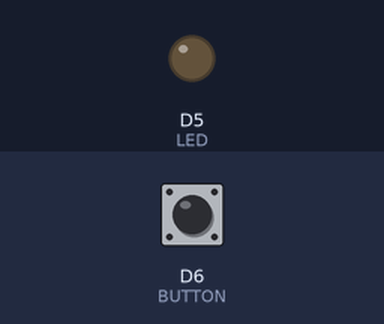
This sketch was run on a simulated ESP8266 (NodeMCU). Parts: output pins drawn as LEDs (lit = HIGH). The test bench sets the inputs (shaded band); at power-on: D6 (BUTTON) LOW.

Above: at 1.2 s.
1.3 s: D6 (BUTTON) pulled HIGH for 0.15 s
At 1.4 s:
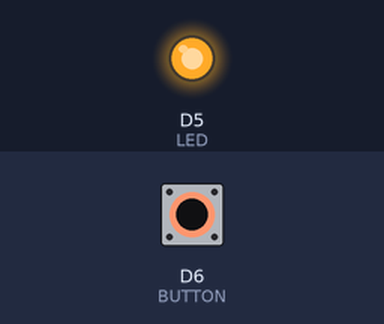
3.0 s: D6 (BUTTON) pulled HIGH for 3.2 s
At 7.1 s:
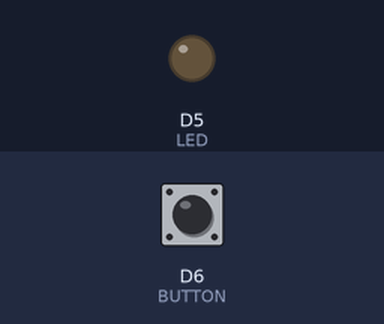
Timing chart, 0 to 8.6 s (numbered marks = the images above; inputs shaded):
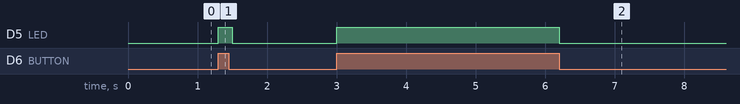

Measured:
- after the input at 1.3 s, D5 (LED): LOW → HIGH at once, → LOW 0.20 s later
- after the input at 3.0 s, D5 (LED): LOW → HIGH at once, → LOW 3.2 s later

The sketch:

EX_05_DigitalInput_Output_LED_BUTT.ino
```cpp
#include <ESP8266WiFi.h>

#define BUTTON D6 //นิยามค่าคงที่ ที่ชื่อว่า BUTTON และค่าคงที่นั้นคือ D5
#define LED D5 //นิยามค่าคงที่ ที่ชื่อว่า LED และค่าคงที่นั้นคือ D5

void setup() {

  pinMode(BUTTON,INPUT); //ประกาศใช้ DigitalIO ในโหมด INPUT ที่ขา BUTTON(D6)
  pinMode(LED,OUTPUT); //ประกาศใช้ DigitalIO ในโหมด OUTPUT ที่ขา LED(D5)
  digitalWrite(LED,LOW); //คำสั่งให้ค่า OUTPUT ที่ขา LED เป็น LOW

}

void loop() {

  if(digitalRead(BUTTON) == 1){ //ถ้าหากค่าที่ขา BUTTON เท่ากับ 1

    digitalWrite(LED,HIGH); //คำสั่งให้ค่า OUTPUT ที่ขา LED เป็น HIGH

  }else{ //ถ้าไม่

    digitalWrite(LED,LOW); //คำสั่งให้ค่า OUTPUT ที่ขา LED เป็น LOW

  }

  delay(100); //หน่วงเวลา 100 มิลลิวินาที

}
```
